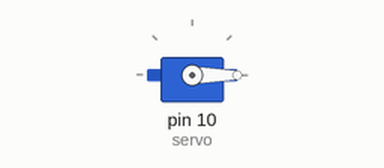
Simulated run of this sketch. Board: Arduino Uno, built with avr-gcc and run on an emulated ATmega328P. On the bench: servo.

Above: at 0.05 s.
At 2.0 s:
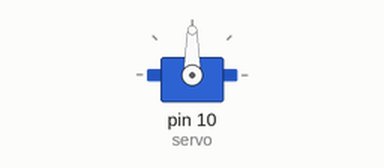
At 5.0 s:
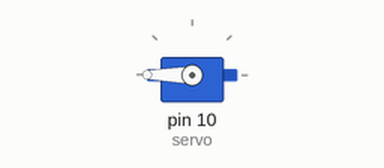
Timing chart, 0 to 6.5 s (numbered marks = the images above):
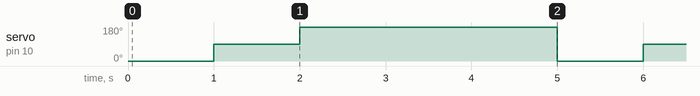

Measured:
- by itself, servo on pin 10 (servo): repeats every 5.0 s: 180° 3.0 s, 0° 1.0 s, 90° 1.0 s

The sketch:

servo_code.ino
```cpp
#include <Servo.h>
Servo servo;

void setup() {
  servo.attach(10);
}
void loop() {
  servo.write(0);    delay(1000);
  servo.write(90);    delay(1000);
  servo.write(180);    delay(3000);

}
```
